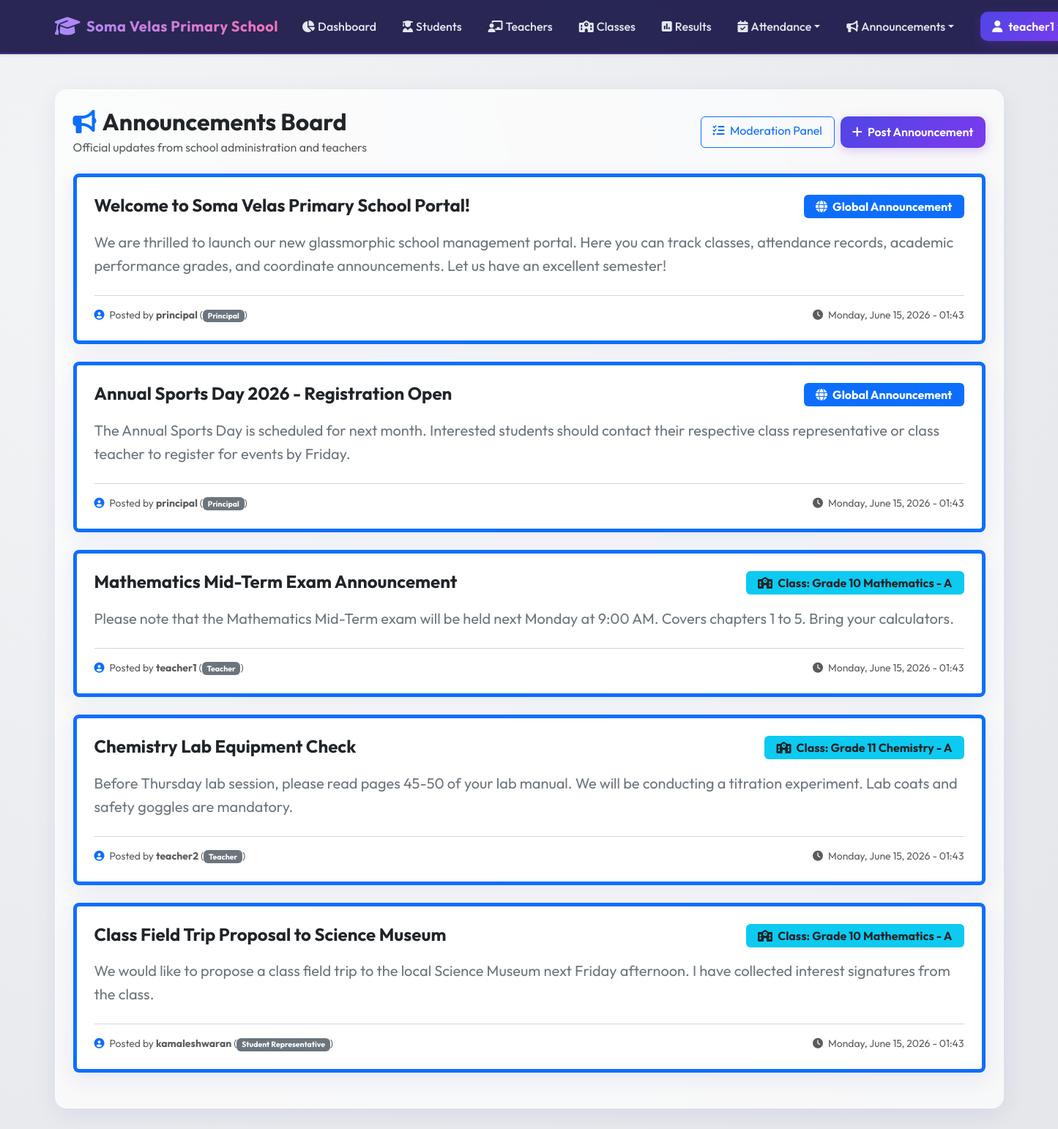
/announcements/ (signed in), run on the app's committed database.
### models.py (models this page shows, shortened)
class User(db.Model):
    __tablename__ = 'users'
    id = db.Column(db.Integer, primary_key=True)
    username = db.Column(db.String(100), unique=True, nullable=False)
    password_hash = db.Column(db.String(255), nullable=False)
    role_id = db.Column(db.Integer, db.ForeignKey('roles.id'), nullable=False)
    is_active = db.Column(db.Boolean, default=True, nullable=False)
    created_at = db.Column(db.DateTime, default=datetime.utcnow)
    teacher_profile = db.relationship('Teacher', backref='user', uselist=False, cascade="all, delete-orphan")
    student_profile = db.relationship('Student', backref='user', uselist=False, cascade="all, delete-orphan")
    def has_permission(self, perm_name):
        return any(p.name == perm_name for p in self.role.permissions)

class Announcement(db.Model):
    __tablename__ = 'announcements'
    id = db.Column(db.Integer, primary_key=True)
    title = db.Column(db.String(200), nullable=False)
    content = db.Column(db.Text, nullable=False)
    class_id = db.Column(db.Integer, db.ForeignKey('classes.id', ondelete='CASCADE'), nullable=True) # Null for global announcements
    created_by_id = db.Column(db.Integer, db.ForeignKey('users.id', ondelete='CASCADE'), nullable=False)
    status = db.Column(db.String(20), default='Approved', nullable=False) # 'Draft', 'Pending', 'Approved'
    created_at = db.Column(db.DateTime, default=datetime.utcnow)
    created_by = db.relationship('User', backref='announcements', lazy=True)

class Role(db.Model):
    __tablename__ = 'roles'
    id = db.Column(db.Integer, primary_key=True)
    name = db.Column(db.String(50), unique=True, nullable=False) # e.g. Principal, Teacher, Student Representative, Student
    description = db.Column(db.String(255))
    users = db.relationship('User', backref='role', lazy=True)
    permissions = db.relationship('Permission', secondary=role_permissions, backref=db.backref('roles', lazy='dynamic'))

class Class(db.Model):
    __tablename__ = 'classes'
    id = db.Column(db.Integer, primary_key=True)
    class_name = db.Column(db.String(100), nullable=False)
    section = db.Column(db.String(20), nullable=False)
    teacher_id = db.Column(db.Integer, db.ForeignKey('teachers.id', ondelete='SET NULL'), nullable=True)
    students = db.relationship('Student', backref='class_', lazy=True)
    announcements = db.relationship('Announcement', backref='class_', cascade="all, delete-orphan", lazy=True)
    attendance_records = db.relationship('Attendance', backref='class_', cascade="all, delete-orphan", lazy=True)
    def __repr__(self):
        return f"{self.class_name} - {self.section}"

### blueprints/announcements.py (the view)
@announcements_bp.route('/')
@login_required
def list_announcements():
    user = g.current_user
    query = Announcement.query.filter_by(status='Approved')
    if user.role.name in ['Student', 'Student Representative']:
        class_id = user.student_profile.class_id if user.student_profile else None
        announcements = query.filter(
            db.or_(Announcement.class_id == None, Announcement.class_id == class_id)
        ).order_by(Announcement.created_at.desc()).all()
    else:
        announcements = query.order_by(Announcement.created_at.desc()).all()
    return render_template('announcements/list.html', announcements=announcements)

### templates/announcements/list.html (shortened to what this page needs)
{% extends "base.html" %}
{% block content %}
<div class="glass-panel p-4">
    <div class="d-flex justify-content-between align-items-center mb-4 flex-wrap">
        <div>
            <h2 class="fw-bold mb-1 text-dark"><i class="fa-solid fa-bullhorn me-2 text-primary"></i>Announcements Board</h2>
            <p class="text-muted mb-0">Official updates from school administration and teachers</p>
        </div>
        <div class="d-flex gap-2 mt-2 mt-sm-0">
            {% if current_user.role.name in ['Principal', 'Teacher'] %}
                <a href="{{ url_for('announcements.manage_announcements') }}" class="btn btn-outline-primary px-3">
                    <i class="fa-solid fa-tasks me-1"></i> Moderation Panel
                </a>
            {% endif %}
            {% if has_permission('create_announcement') %}
                <a href="{{ url_for('announcements.create_announcement') }}" class="btn btn-premium px-3">
                    <i class="fa-solid fa-plus me-1"></i> Post Announcement
                </a>
            {% endif %}
        </div>
    </div>
    <div class="row">
        <div class="col-12">
            {% if announcements %}
                {% for announcement in announcements %}
                    <div class="glass-panel p-4 mb-4 border-start border-primary border-5 rounded-3">
                        <div class="d-flex justify-content-between align-items-start flex-wrap mb-2">
                            <h4 class="fw-bold text-dark mb-1">{{ announcement.title }}</h4>
                            <span class="badge {% if announcement.class_id %}bg-info text-dark{% else %}bg-primary{% endif %} p-2 px-3 fs-6">
                                {% if announcement.class_id %}
                                    <i class="fa-solid fa-school me-1"></i> Class: {{ announcement.class_ }}
                                {% else %}
                                    <i class="fa-solid fa-globe me-1"></i> Global Announcement
                                {% endif %}
                            </span>
                        </div>
                        <p class="text-secondary fs-5 mt-3 mb-4" style="line-height: 1.6; white-space: pre-wrap;">{{ announcement.content }}</p>
                        <hr class="text-muted">
                        <div class="d-flex justify-content-between align-items-center flex-wrap text-muted small mt-2">
                            <span>
                                <i class="fa-solid fa-circle-user me-1 text-primary"></i>
                                Posted by <strong>{{ announcement.created_by.username }}</strong>
                                (<span class="badge bg-secondary">{{ announcement.created_by.role.name }}</span>)
                            </span>
                            <span><i class="fa-solid fa-clock me-1"></i> {{ announcement.created_at.strftime('%A, %B %d, %Y - %H:%M') }}</span>
                        </div>
                    </div>
                {% endfor %}
            {% else %}
                <div class="text-center py-5">
                    <i class="fa-regular fa-bell-slash fs-1 text-muted mb-3 d-block"></i>
                    <h5 class="text-muted">No announcements posted on the board yet.</h5>
                </div>
            {% endif %}
        </div>
    </div>
</div>
{% endblock %}

### templates/base.html (shortened to what this page needs)
<!DOCTYPE html>
<html lang="en">
<head>
    <link href="https://cdn.jsdelivr.net/npm/bootstrap@5.3.0/dist/css/bootstrap.min.css" rel="stylesheet">
    <link href="https://cdnjs.cloudflare.com/ajax/libs/font-awesome/6.4.0/css/all.min.css" rel="stylesheet">
    <link href="{{ url_for('static', filename='css/portal.css') }}" rel="stylesheet">
</head>
<body>
    <nav class="navbar navbar-expand-lg navbar-dark navbar-premium py-3 mb-4 shadow-sm">
        <div class="container">
            <a class="navbar-brand d-flex align-items-center" href="{{ url_for('root') }}">
                <i class="fa-solid fa-graduation-cap me-2 fs-3"></i>
                <span>Soma Velas Primary School</span>
            </a>
            <div class="collapse navbar-collapse" id="navbarNav">
                <ul class="navbar-nav ms-auto align-items-center gap-1">
                    {% if current_user %}
                        <li class="nav-item">
                            <a class="nav-link nav-link-premium d-flex align-items-center" href="{{ url_for('home') }}">
                                <i class="fa-solid fa-chart-pie me-1"></i> Dashboard
                            </a>
                        </li>
                        {% if current_user.role.name in ['Principal', 'Teacher', 'Student Representative'] %}
                            <li class="nav-item">
                                <a class="nav-link nav-link-premium d-flex align-items-center" href="{{ url_for('academic.students_list') }}">
                                    <i class="fa-solid fa-user-graduate me-1"></i> Students
                                </a>
                            </li>
                        {% endif %}
                        {% if current_user.role.name in ['Principal', 'Teacher'] %}
                            <li class="nav-item">
                                <a class="nav-link nav-link-premium d-flex align-items-center" href="{{ url_for('academic.teachers_list') }}">
                                    <i class="fa-solid fa-chalkboard-user me-1"></i> Teachers
                                </a>
                            </li>
                        {% endif %}
                        <li class="nav-item">
                            <a class="nav-link nav-link-premium d-flex align-items-center" href="{{ url_for('academic.classes_list') }}">
                                <i class="fa-solid fa-school me-1"></i> Classes
                            </a>
                        </li>
                        <li class="nav-item">
                            <a class="nav-link nav-link-premium d-flex align-items-center" href="{{ url_for('academic.results_list') }}">
                                <i class="fa-solid fa-square-poll-vertical me-1"></i> Results
                            </a>
                        </li>
                        <li class="nav-item dropdown">
                            <a class="nav-link nav-link-premium dropdown-toggle d-flex align-items-center" href="#" id="navbarDropdown" role="button" data-bs-toggle="dropdown" aria-expanded="false">
                                <i class="fa-solid fa-calendar-check me-1"></i> Attendance
                            </a>
                        </li>
                        <li class="nav-item dropdown">
                            <a class="nav-link nav-link-premium dropdown-toggle d-flex align-items-center" href="#" id="navbarAnnouncementsDropdown" role="button" data-bs-toggle="dropdown" aria-expanded="false">
                                <i class="fa-solid fa-bullhorn me-1"></i> Announcements
                            </a>
                        </li>
                        <li class="nav-item ms-lg-3">
                            <div class="dropdown">
                                <a class="btn btn-premium px-3 py-2 d-flex align-items-center dropdown-toggle" href="#" role="button" id="userMenuLink" data-bs-toggle="dropdown" aria-expanded="false">
                                    <i class="fa-solid fa-user me-2"></i> {{ current_user.username }}
                                </a>
                            </div>
                        </li>
                    {% else %}
                        <li class="nav-item">
                            <a class="btn btn-premium px-4" href="{{ url_for('auth.login') }}">
                                <i class="fa-solid fa-right-to-bracket me-2"></i> Login
                            </a>
                        </li>
                    {% endif %}
                </ul>
            </div>
        </div>
    </nav>
    <div class="container my-5">
        <div class="row justify-content-center">
            <div class="col-12">
                {% block content %}{% endblock %}
            </div>
        </div>
    </div>
</body>
</html>

### static/css/portal.css (style rules this page uses)
:root { --primary-gradient: linear-gradient(135deg, #4f46e5 0%, #7c3aed 100%); --glass-bg: rgba(255, 255, 255, 0.7); --glass-border: rgba(255, 255, 255, 0.3); --dark-primary: #1e1b4b; --dark-secondary: #312e81; --accent: #f43f5e; --success: #10b981; --warning: #f59e0b; --info: #06b6d4; --text-main: #1e293b; --text-muted: #64748b; --bg-main: #f8fafc; }
body { font-family: 'Outfit', sans-serif; background: radial-gradient(circle at 10% 20%, rgba(243, 244, 246, 1) 0%, rgba(229, 231, 235, 1) 90%); min-height: 100vh; color: var(--text-main); overflow-x: hidden; }
.glass-panel { background: var(--glass-bg); backdrop-filter: blur(12px); -webkit-backdrop-filter: blur(12px); border: 1px solid var(--glass-border); border-radius: 16px; box-shadow: 0 8px 32px 0 rgba(31, 38, 135, 0.08); transition: all 0.3s cubic-bezier(0.4, 0, 0.2, 1); }
.navbar-premium { background: rgba(30, 27, 75, 0.95) !important; backdrop-filter: blur(8px); border-bottom: 2px solid rgba(124, 58, 237, 0.3); }
.navbar-brand { font-weight: 700; letter-spacing: 0.5px; background: linear-gradient(to right, #a78bfa, #f472b6); -webkit-background-clip: text; -webkit-text-fill-color: transparent; }
.nav-link-premium { color: #e2e8f0 !important; font-weight: 500; padding: 0.5rem 1rem !important; border-radius: 8px; transition: all 0.2s ease; }
.btn-premium { background: var(--primary-gradient); color: white !important; border: none; font-weight: 600; border-radius: 10px; padding: 0.6rem 1.5rem; box-shadow: 0 4px 15px rgba(124, 58, 237, 0.25); transition: all 0.2s ease; }

### data on the page
User: username "teacher1"
Announcement: title "Welcome to Soma Velas Primary School Portal!", shows "Global Announcement", content "We are thrilled to launch our new glassmorphic school management portal. Here you can track classes, attendance records, academic performance grades, and coordinate announcements. Let us have an excellent semester!", created_by.username "principal", created_by.role.name "Principal", created_at "Monday, June 15, 2026 - 01:43"
Announcement: title "Annual Sports Day 2026 - Registration Open", shows "Global Announcement", content "The Annual Sports Day is scheduled for next month. Interested students should contact their respective class representative or class teacher to register for events by Friday.", created_by.username "principal", created_by.role.name "Principal", created_at "Monday, June 15, 2026 - 01:43"
Announcement: title "Mathematics Mid-Term Exam Announcement", class_ "Grade 10 Mathematics - A", content "Please note that the Mathematics Mid-Term exam will be held next Monday at 9:00 AM. Covers chapters 1 to 5. Bring your calculators.", created_by.username "teacher1", created_by.role.name "Teacher", created_at "Monday, June 15, 2026 - 01:43"
Announcement: title "Chemistry Lab Equipment Check", class_ "Grade 11 Chemistry - A", content "Before Thursday lab session, please read pages 45-50 of your lab manual. We will be conducting a titration experiment. Lab coats and safety goggles are mandatory.", created_by.username "teacher2", created_by.role.name "Teacher", created_at "Monday, June 15, 2026 - 01:43"
Announcement: title "Class Field Trip Proposal to Science Museum", class_ "Grade 10 Mathematics - A", content "We would like to propose a class field trip to the local Science Museum next Friday afternoon. I have collected interest signatures from the class.", created_by.username "kamaleshwaran", created_by.role.name "Student Representative", created_at "Monday, June 15, 2026 - 01:43"
